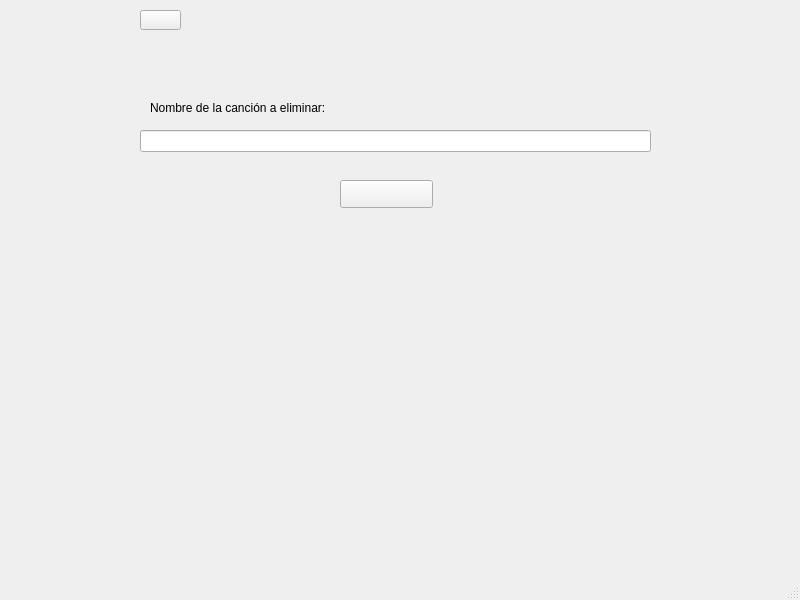
<?xml version="1.0" encoding="UTF-8"?>
<ui version="4.0">
 <class>MainWindow</class>
 <widget class="QMainWindow" name="MainWindow">
  <property name="geometry">
   <rect>
    <x>0</x>
    <y>0</y>
    <width>800</width>
    <height>600</height>
   </rect>
  </property>
  <property name="windowTitle">
   <string>MainWindow</string>
  </property>
  <property name="styleSheet">
   <string notr="true">.fondo{background-color:rgb(209, 204, 255)}
.boton{
background-color:rgb(175, 167, 255);
border-bottom:1px solid rgb(85, 0, 127);
border-radius:15px;
}
.boton:hover{
background-color:rgb(133, 121, 252);
}</string>
  </property>
  <property name="class" stdset="0">
   <string>fondo</string>
  </property>
  <widget class="QWidget" name="centralwidget">
   <widget class="QLineEdit" name="txt_delete">
    <property name="geometry">
     <rect>
      <x>140</x>
      <y>130</y>
      <width>511</width>
      <height>22</height>
     </rect>
    </property>
    <property name="text">
     <string/>
    </property>
   </widget>
   <widget class="QPushButton" name="btn_delete">
    <property name="geometry">
     <rect>
      <x>340</x>
      <y>180</y>
      <width>93</width>
      <height>28</height>
     </rect>
    </property>
    <property name="text">
     <string/>
    </property>
    <property name="icon">
     <iconset>
      <normaloff>../../../../../Downloads/delete.png</normaloff>../../../../../Downloads/delete.png</iconset>
    </property>
    <property name="class" stdset="0">
     <string>boton</string>
    </property>
   </widget>
   <widget class="QLabel" name="label">
    <property name="geometry">
     <rect>
      <x>150</x>
      <y>100</y>
      <width>241</width>
      <height>16</height>
     </rect>
    </property>
    <property name="text">
     <string>Nombre de la canción a eliminar:</string>
    </property>
   </widget>
   <widget class="QPushButton" name="btn_back">
    <property name="geometry">
     <rect>
      <x>140</x>
      <y>10</y>
      <width>41</width>
      <height>20</height>
     </rect>
    </property>
    <property name="text">
     <string/>
    </property>
    <property name="icon">
     <iconset>
      <normaloff>../../../../../Downloads/back.png</normaloff>../../../../../Downloads/back.png</iconset>
    </property>
    <property name="class" stdset="0">
     <string>boton</string>
    </property>
   </widget>
  </widget>
  <widget class="QMenuBar" name="menubar">
   <property name="geometry">
    <rect>
     <x>0</x>
     <y>0</y>
     <width>800</width>
     <height>26</height>
    </rect>
   </property>
  </widget>
  <widget class="QStatusBar" name="statusbar"/>
 </widget>
 <resources/>
 <connections/>
</ui>
